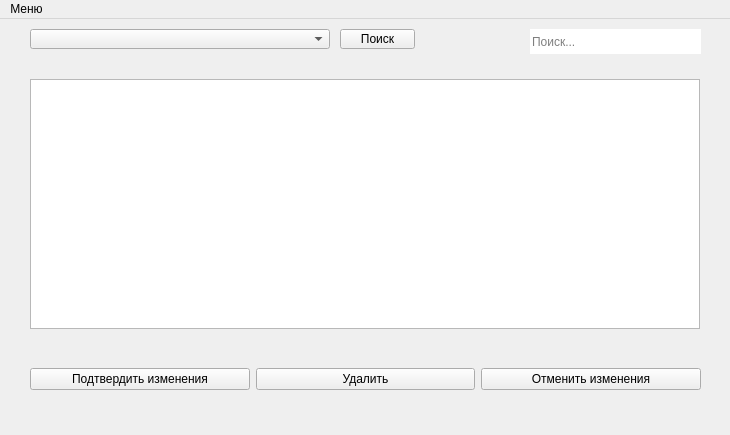
<?xml version="1.0" encoding="UTF-8"?>
<ui version="4.0">
 <class>MainWindow</class>
 <widget class="QMainWindow" name="MainWindow">
  <property name="geometry">
   <rect>
    <x>0</x>
    <y>0</y>
    <width>730</width>
    <height>435</height>
   </rect>
  </property>
  <property name="windowTitle">
   <string>Выбор склада</string>
  </property>
  <widget class="QWidget" name="centralwidget">
   <widget class="QComboBox" name="comboBox_warehouses">
    <property name="geometry">
     <rect>
      <x>30</x>
      <y>10</y>
      <width>300</width>
      <height>20</height>
     </rect>
    </property>
    <property name="currentText">
     <string/>
    </property>
   </widget>
   <widget class="QTableView" name="table_warehouse">
    <property name="geometry">
     <rect>
      <x>30</x>
      <y>60</y>
      <width>670</width>
      <height>250</height>
     </rect>
    </property>
   </widget>
   <widget class="QLineEdit" name="lineEdit_search">
    <property name="geometry">
     <rect>
      <x>530</x>
      <y>10</y>
      <width>171</width>
      <height>25</height>
     </rect>
    </property>
    <property name="text">
     <string/>
    </property>
    <property name="frame">
     <bool>false</bool>
    </property>
    <property name="placeholderText">
     <string>Поиск...</string>
    </property>
   </widget>
   <widget class="QPushButton" name="btn_search">
    <property name="geometry">
     <rect>
      <x>340</x>
      <y>10</y>
      <width>75</width>
      <height>20</height>
     </rect>
    </property>
    <property name="cursor">
     <cursorShape>PointingHandCursor</cursorShape>
    </property>
    <property name="text">
     <string>Поиск</string>
    </property>
   </widget>
   <widget class="QWidget" name="layoutWidget">
    <property name="geometry">
     <rect>
      <x>30</x>
      <y>330</y>
      <width>671</width>
      <height>61</height>
     </rect>
    </property>
    <layout class="QHBoxLayout" name="horizontalLayout">
     <property name="spacing">
      <number>6</number>
     </property>
     <item>
      <widget class="QPushButton" name="btn_take_changes">
       <property name="cursor">
        <cursorShape>PointingHandCursor</cursorShape>
       </property>
       <property name="text">
        <string>Подтвердить изменения</string>
       </property>
      </widget>
     </item>
     <item>
      <widget class="QPushButton" name="btn_delete">
       <property name="cursor">
        <cursorShape>PointingHandCursor</cursorShape>
       </property>
       <property name="text">
        <string>Удалить</string>
       </property>
      </widget>
     </item>
     <item>
      <widget class="QPushButton" name="btn_cancel_changes">
       <property name="cursor">
        <cursorShape>PointingHandCursor</cursorShape>
       </property>
       <property name="text">
        <string>Отменить изменения</string>
       </property>
      </widget>
     </item>
    </layout>
   </widget>
  </widget>
  <widget class="QMenuBar" name="menubar_warehouse">
   <property name="geometry">
    <rect>
     <x>0</x>
     <y>0</y>
     <width>730</width>
     <height>21</height>
    </rect>
   </property>
   <widget class="QMenu" name="menu">
    <property name="title">
     <string>Меню</string>
    </property>
    <addaction name="action"/>
    <addaction name="action_2"/>
    <addaction name="action_4"/>
    <addaction name="action_5"/>
   </widget>
   <addaction name="menu"/>
  </widget>
  <action name="action">
   <property name="text">
    <string>Оформить заказ</string>
   </property>
  </action>
  <action name="action_2">
   <property name="text">
    <string>Добавить товар</string>
   </property>
  </action>
  <action name="action_3">
   <property name="text">
    <string>Редактировать товары</string>
   </property>
  </action>
  <action name="action_4">
   <property name="text">
    <string>История заказов</string>
   </property>
  </action>
  <action name="action_5">
   <property name="text">
    <string>Панель администратора</string>
   </property>
  </action>
 </widget>
 <resources/>
 <connections/>
</ui>
